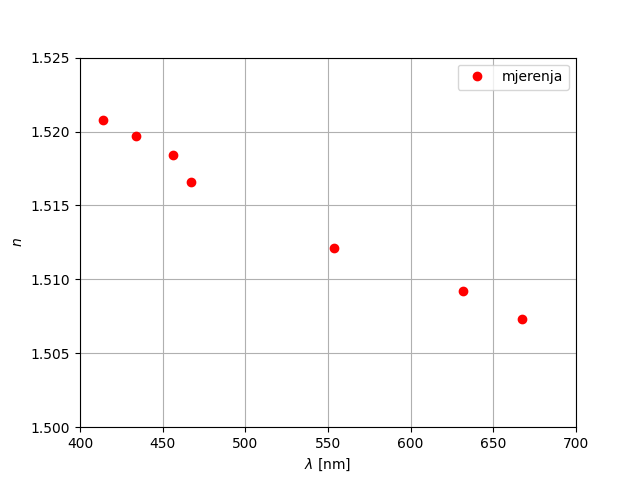

The script that saved this image:
from turtle import color
import matplotlib.pyplot as plt
import numpy as np
import math

# Data for plotting
x = np.arange(0, 90, 0.01)

# (lambda, n) mjerenja
x1, y1 = (667.24, 1.5073)
x2, y2 = (631.52, 1.5092)
x3, y3 = (553.6, 1.5121)
x4, y4 = (467.31, 1.5166)
x5, y5 = (456.13, 1.5184)
x6, y6 = (434.17, 1.5197)
x7, y7 = (414.01, 1.5208)

fig, ax = plt.subplots()
plt.plot(x1, y1, 'ro')
plt.plot(x2, y2, 'ro')
plt.plot(x3, y3, 'ro')
plt.plot(x4, y4, 'ro')
plt.plot(x5, y5, 'ro')
plt.plot(x6, y6, 'ro')
plt.plot(x7, y7, 'ro')

ax.set(xlabel='$\lambda$ [nm]', ylabel='$n$')
ax.grid()

ax = plt.gca()
ax.set_xlim([400, 700])
ax.set_ylim([1.5, 1.525])

plt.plot(x1, y1, "ro", label="mjerenja")
plt.legend(loc="upper right")

fig.savefig("vj4_staklena.png")

plt.show()